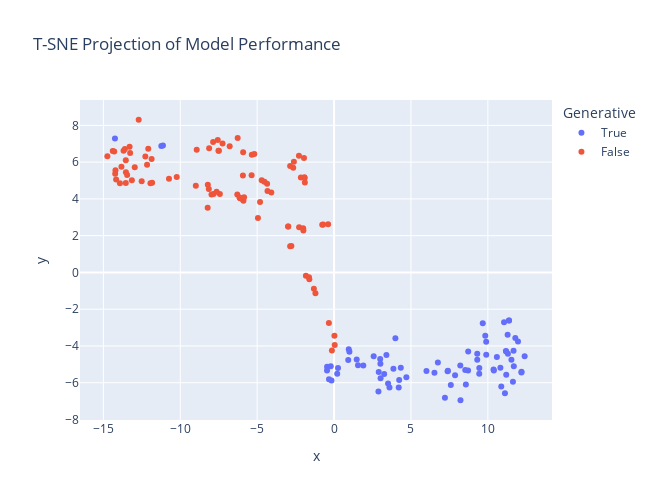

Notebook code cell kept with this figure:
### Code cell
tsne = TSNE(n_components=2)
tsne_projection = tsne.fit_transform(df.drop(columns="generative"))
px.scatter(
    x=tsne_projection[:, 0], 
    y=tsne_projection[:, 1], 
    color=df.generative,
    hover_name=df.index.tolist(),
    width=650,
    height=500,
    title="T-SNE Projection of Model Performance",
    labels=dict(color="Generative"),
)

### Figure 1 — Plotly figure (JSON) as saved in the notebook; plotly's stock layout.template omitted (floating-point values rounded to 4 significant figures)
{"data": [{"hovertemplate": "<b>%{hovertext}</b><br><br>Generative=True<br>x=%{x}<br>y=%{y}<extra></extra>", "hovertext": ["gpt-4-0613 (few-shot, val)", "gpt-3.5-turbo-0613 (few-shot)", "gpt-3.5-turbo-0613 (few-shot, val)", "RJuro/munin-neuralbeagle-7b (few-shot, val)", "timpal0l/BeagleCatMunin (few-shot, val)", "birgermoell/Flashback-Bellman (few-shot, val)", "merge-crew/da-sv-dare-ties-density-0.9 (few-shot, val)", "merge-crew/da-sv-slerp (few-shot, val)", "merge-crew/da-sv-task-arithmetic (few-shot, val)", "mhenrichsen/danskgpt-chat-v2.1 (few-shot)", "Mabeck/Heidrun-Mistral-7B-chat (few-shot)", "birgermoell/BeagleCatMunin-Flashback-Bellman (few-shot, val)", "birgermoell/Rapid-Cycling (few-shot, val)", "timpal0l/BeagleCatMunin2 (few-shot, val)", "mlabonne/NeuralBeagle14-7B (few-shot, val)", "merge-crew/da-sv-ties (few-shot, val)", "birgermoell/Munin-NeuralBeagle-NorskGPT (few-shot, val)", "birgermoell/WestLake-Munin-Cat-NorskGPT (few-shot, val)", "merge-crew/da-sv-dare-ties-density-0.6 (few-shot, val)", "RJuro/munin-neuralbeagle-SkoleGPTOpenOrca-7b (few-shot, val)", "timpal0l/tyr (few-shot, val)", "Mabeck/Heidrun-Mistral-7B-base (few-shot)", "ThatsGroes/munin-SkoleGPTOpenOrca-7b-16bit (few-shot)", "KennethEnevoldsen/munin_mistral-7b (few-shot, val)", "bineric/NorskGPT-Mistral-7b (few-shot)", "danish-foundation-models/munin-7b-v0.1dev0 (few-shot)", "timpal0l/Mistral-7B-v0.1-flashback-v2 (few-shot)", "mhenrichsen/hestenettetLM (few-shot)", "birgermoell/NeuralBeagle-Flashback (few-shot, val)", "RuterNorway/Llama-2-13b-chat-norwegian (few-shot)", "mistralai/Mistral-7B-Instruct-v0.2 (few-shot)", "neph1/bellman-7b-mistral-instruct-v0.2 (few-shot)", "mistralai/Mistral-7B-v0.1 (few-shot)", "occiglot/occiglot-7b-eu5-instruct (few-shot)", "mistralai/Mistral-7B-Instruct-v0.1 (few-shot)", "bineric/NorskGPT-Llama-7B-v0.1 (few-shot)", "occiglot/occiglot-7b-eu5 (few-shot)", "timpal0l/njord-alpha (few-shot)", "danish-foundation-models/munin-7b-alpha (few-shot)", "merge-crew/da-sv-dare-ties-density-0.3 (few-shot, val)", "meta-llama/Llama-2-7b-chat-hf (few-shot)", "tollefj/nordavind-7b-instruct-warm (few-shot)", "timpal0l/Mistral-7B-v0.1-flashback-v2-instruct (few-shot)", "AI-Sweden-Models/gpt-sw3-20b (few-shot)", "norallm/normistral-7b-warm (few-shot)", "meta-llama/Llama-2-7b-hf (few-shot)", "Qwen/Qwen1.5-4B-Chat (few-shot)", "01-ai/Yi-6B (few-shot)", "google/gemma-2b (few-shot)", "Qwen/Qwen1.5-4B (few-shot)", "AI-Sweden-Models/gpt-sw3-1.3b-instruct (few-shot)", "AI-Sweden-Models/gpt-sw3-6.7b-v2 (few-shot)", "AI-Sweden-Models/gpt-sw3-6.7b-v2-instruct (few-shot)", "AI-Sweden-Models/gpt-sw3-1.3b (few-shot)", "AI-Sweden-Models/gpt-sw3-6.7b (few-shot)", "google/gemma-2b-it (few-shot)", "norallm/normistral-7b-scratch (few-shot)", "mhenrichsen/danskgpt-tiny-chat (few-shot)", "NbAiLab/nb-gpt-j-6B-alpaca (few-shot)", "AI-Sweden-Models/gpt-sw3-356m-instruct (few-shot)", "Qwen/Qwen1.5-1.8B (few-shot)", "Qwen/Qwen1.5-1.8B-Chat (few-shot)", "HPLT/gpt-7b-nordic-prerelease (few-shot)", "AI-Sweden-Models/gpt-sw3-356m (few-shot)", "RuterNorway/Llama-2-7b-chat-norwegian (few-shot)", "mhenrichsen/danskgpt-tiny (few-shot)", "Qwen/Qwen1.5-0.5B-Chat (few-shot)", "allenai/OLMo-1B (few-shot)", "Qwen/Qwen1.5-0.5B (few-shot)", "NbAiLab/nb-gpt-j-6B-v2 (few-shot)", "AI-Sweden-Models/gpt-sw3-126m-instruct (few-shot)", "NbAiLab/nb-gpt-j-6B@sharded (few-shot)", "AI-Sweden-Models/gpt-sw3-126m (few-shot)", "RJuro/kanelsnegl-v0.1 (few-shot)", "RJuro/kanelsnegl-v0.2 (few-shot)", "ai-forever/mGPT (few-shot)", "peter-sk/gpt-neox-da (few-shot)"], "legendgroup": "True", "marker": {"color": "#636efa", "symbol": "circle"}, "mode": "markers", "name": "True", "orientation": "v", "showlegend": true, "type": "scatter", "x": [-14.25, -11.13, -11.23, 11.96, 11.69, 11.3, 11.63, 12.18, 12.19, 12.39, 11.67, 11.19, 11.17, 11.28, 11.78, 11.19, 11.37, 11.37, 10.81, 11.53, 10.59, 10.37, 10.39, 9.439, 11.05, 11.11, 10.87, 9.444, 9.668, 9.893, 9.89, 9.832, 9.309, 8.715, 9.311, 8.72, 8.527, 7.207, 6.75, 7.381, 8.207, 7.403, 8.569, 6.526, 7.868, 7.592, 6.007, 8.219, 4.204, 3.987, 4.233, 4.7, 4.339, 3.602, 3.859, 3.403, 3.511, 2.999, 3.257, 3.024, 2.903, 3.012, 2.885, 2.574, 1.901, 0.9545, 1.558, 0.9972, 1.472, 0.2572, 0.921, -0.2165, 0.2044, -0.4541, -0.4577, -0.1682, -0.3275], "xaxis": "x", "y": [7.292, 6.907, 6.882, -3.76, -5.1, -4.419, -5.95, -5.441, -5.406, -4.567, -4.26, -4.303, -4.281, -3.395, -3.563, -5.564, -2.611, -2.611, -5.184, -4.75, -4.596, -5.276, -5.33, -5.511, -2.709, -6.575, -6.205, -5.198, -2.76, -4.476, -3.773, -3.446, -4.422, -5.332, -4.75, -4.297, -5.307, -6.818, -4.898, -5.376, -5.062, -5.344, -6.102, -5.452, -5.6, -6.132, -5.366, -6.955, -6.262, -3.583, -5.853, -5.707, -5.186, -6.254, -5.239, -4.491, -6.042, -4.714, -5.523, -5.764, -5.422, -4.964, -6.48, -4.559, -5.063, -4.175, -5.055, -4.322, -4.732, -5.201, -4.76, -5.104, -5.507, -5.137, -5.341, -5.873, -5.818], "yaxis": "y"}, {"hovertemplate": "<b>%{hovertext}</b><br><br>Generative=False<br>x=%{x}<br>y=%{y}<extra></extra>", "hovertext": ["AI-Sweden-Models/roberta-large-1160k", "ltg/norbert3-large", "AI-Sweden-Models/roberta-large-1350k", "danish-foundation-models/encoder-large-v1", "KennethEnevoldsen/dfm-sentence-encoder-large-1", "KennethEnevoldsen/dfm-sentence-encoder-large-2", "google/rembert", "intfloat/multilingual-e5-large", "NbAiLab/nb-roberta-base-scandi", "microsoft/mdeberta-v3-base", "NbAiLab/nb-roberta-base-scandi-1e4", "ltg/norbert3-base", "sentence-transformers/use-cmlm-multilingual", "FacebookAI/xlm-roberta-large", "KennethEnevoldsen/dfm-sentence-encoder-medium-3", "vesteinn/ScandiBERT-no-faroese", "NbAiLab/nb-bert-base", "vesteinn/FoBERT", "pere/roberta-debug-8", "pere/roberta-base-exp-8", "setu4993/LaBSE", "pere/roberta-debug-32", "pere/roberta-base-exp-32", "AI-Sweden-Models/bert-large-nordic-pile-1M-steps", "pere/roberta-base-exp-32B", "vesteinn/DanskBERT", "ltg/norbert3-small", "KBLab/megatron-bert-large-swedish-cased-165k", "AI-Nordics/bert-large-swedish-cased", "cardiffnlp/twitter-xlm-roberta-base", "KBLab/megatron-bert-large-swedish-cased-110k", "microsoft/infoxlm-large", "google-bert/bert-base-multilingual-uncased", "KB/bert-base-swedish-cased", "KBLab/megatron-bert-base-swedish-cased-600k", "Geotrend/bert-base-en-fr-de-no-da-cased", "google-bert/bert-base-multilingual-cased", "Geotrend/bert-base-25lang-cased", "Geotrend/bert-base-en-no-cased", "KBLab/bert-base-swedish-cased", "microsoft/xlm-align-base", "facebook/xlm-v-base", "Geotrend/bert-base-en-da-cased", "jonfd/electra-small-nordic", "Geotrend/bert-base-da-cased", "microsoft/infoxlm-base", "KBLab/megatron-bert-base-swedish-cased-125k", "clips/mfaq", "jhu-clsp/bernice", "flax-community/nordic-roberta-wiki", "DDSC/roberta-base-scandinavian", "KBLab/bert-base-swedish-cased-new", "sentence-transformers/paraphrase-xlm-r-multilingual-v1", "sentence-transformers/paraphrase-multilingual-mpnet-base-v2", "flax-community/swe-roberta-wiki-oscar", "sentence-transformers/stsb-xlm-r-multilingual", "distilbert/distilbert-base-multilingual-cased", "Geotrend/distilbert-base-25lang-cased", "Geotrend/distilbert-base-en-fr-de-no-da-cased", "Geotrend/distilbert-base-en-no-cased", "Geotrend/distilbert-base-en-da-cased", "Twitter/twhin-bert-large", "Geotrend/distilbert-base-da-cased", "sarnikowski/convbert-medium-small-da-cased", "Addedk/kbbert-distilled-cased", "danish-foundation-models/encoder-medium-v1", "sentence-transformers/paraphrase-multilingual-MiniLM-L12-v2", "jannikskytt/MeDa-Bert", "DDSC/roberta-base-danish", "Maltehb/danish-bert-botxo", "ltg/norbert3-xs", "birgermoell/roberta-swedish-scandi", "Addedk/mbert-swedish-distilled-cased", "sarnikowski/electra-small-discriminator-da-256-cased", "sarnikowski/convbert-small-da-cased", "dbmdz/bert-base-historic-multilingual-cased", "sentence-transformers/distilbert-multilingual-nli-stsb-quora-ranking", "sentence-transformers/quora-distilbert-multilingual", "Maltehb/aelaectra-danish-electra-small-cased", "dbmdz/bert-medium-historic-multilingual-cased", "Maltehb/aelaectra-danish-electra-small-uncased", "jjzha/dajobbert-base-uncased", "sentence-transformers/distiluse-base-multilingual-cased-v1", "KBLab/albert-base-swedish-cased-alpha", "dbmdz/bert-mini-historic-multilingual-cased", "jannesg/bertsson", "alexanderfalk/danbert-small-cased", "3ebdola/Dialectal-Arabic-XLM-R-Base", "RabotaRu/HRBert-mini", "fresh-xlm-roberta-base", "fresh-electra-small"], "legendgroup": "False", "marker": {"color": "#EF553B", "symbol": "circle"}, "mode": "markers", "name": "False", "orientation": "v", "showlegend": true, "type": "scatter", "x": [-14.39, -14.74, -14.3, -13.3, -13.69, -13.6, -13.26, -12.08, -14.21, -13.54, -14.23, -12.96, -12.27, -11.86, -14.17, -13.82, -13.92, -13.53, -13.45, -13.15, -12.16, -13.54, -12.51, -8.931, -11.83, -10.74, -11.94, -7.865, -8.122, -10.23, -7.562, -0.3884, -8.99, -7.517, -7.252, -7.839, -8.208, -8.144, -7.97, -7.492, -0.7099, -8.218, -7.637, -12.7, -7.426, -0.7698, -6.788, -4.329, -5.363, -5.928, -4.95, -6.268, -4.706, -4.353, -5.912, -4.527, -6.293, -5.933, -6.119, -6.148, -5.895, -2.272, -5.852, -2.858, -5.347, -1.927, -4.08, -1.914, -1.997, -2.158, -2.007, -5.187, -4.813, -2.613, -2.655, -2.857, -2.98, -2.99, -2.284, -2.776, -1.957, -1.9, -1.631, -1.832, -1.608, -1.312, -0.3374, -1.212, 0.02293, 0.04121, -0.1408], "xaxis": "x", "y": [6.603, 6.318, 6.579, 6.84, 6.617, 6.717, 6.492, 6.729, 5.561, 6.097, 5.369, 5.718, 6.31, 6.175, 5.053, 5.752, 4.847, 5.444, 5.296, 5.02, 5.865, 4.869, 4.958, 6.681, 4.88, 5.104, 4.854, 7.092, 6.758, 5.191, 7.206, 2.622, 4.711, 6.618, 7.012, 4.27, 4.768, 4.544, 4.238, 6.621, 2.611, 3.526, 4.388, 8.307, 4.262, 2.589, 6.863, 4.435, 5.287, 5.275, 2.962, 7.31, 5.013, 4.818, 6.543, 4.929, 4.244, 3.966, 4.04, 4.077, 3.906, 2.457, 4.095, 5.794, 6.405, 5.183, 4.351, 5.142, 2.287, 5.166, 2.405, 6.442, 3.827, 6.028, 5.698, 1.425, 2.495, 2.498, 6.353, 1.436, 6.23, 4.898, -0.2681, -0.1845, -0.3644, -0.8915, -2.758, -1.126, -3.449, -3.948, -4.248], "yaxis": "y"}], "layout": {"height": 500, "legend": {"title": {"text": "Generative"}, "tracegroupgap": 0}, "title": {"text": "T-SNE Projection of Model Performance"}, "width": 650, "xaxis": {"anchor": "y", "autorange": true, "domain": [0, 1], "range": [-16.52, 14.17], "title": {"text": "x"}, "type": "linear"}, "yaxis": {"anchor": "x", "autorange": true, "domain": [0, 1], "range": [-8.029, 9.382], "title": {"text": "y"}, "type": "linear"}}}
